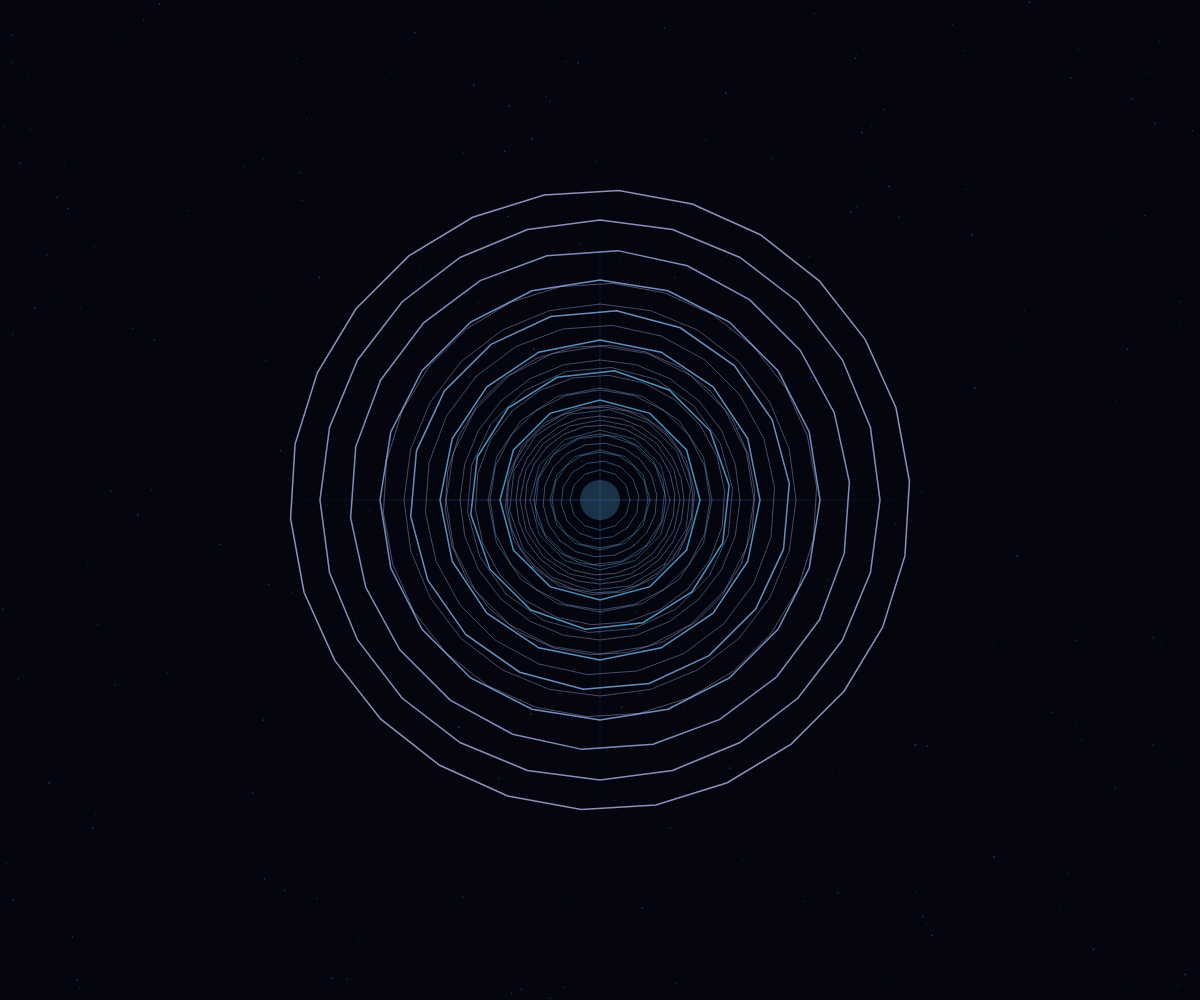
Frame 1 (no input)
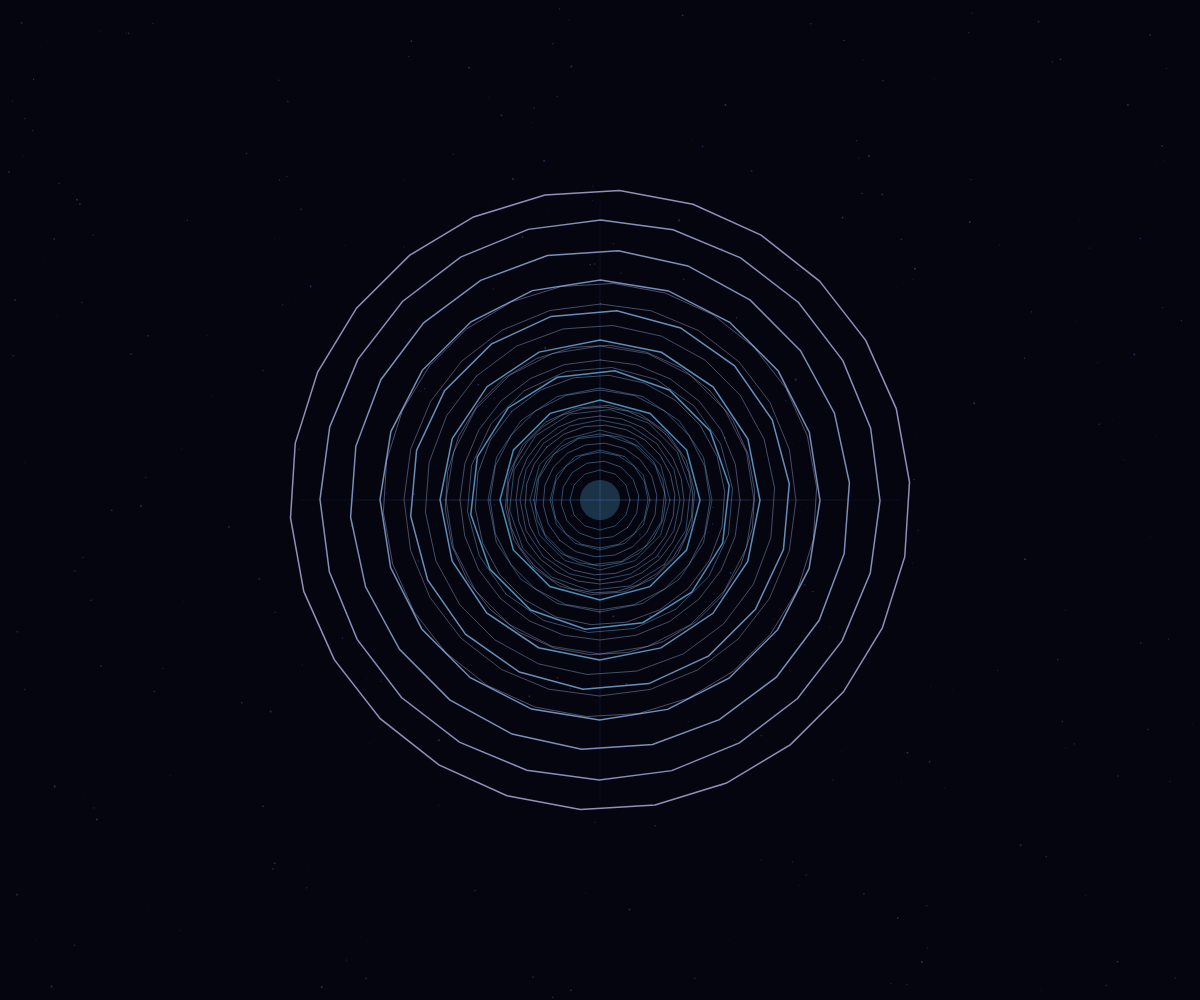
Frame 60 (no input)
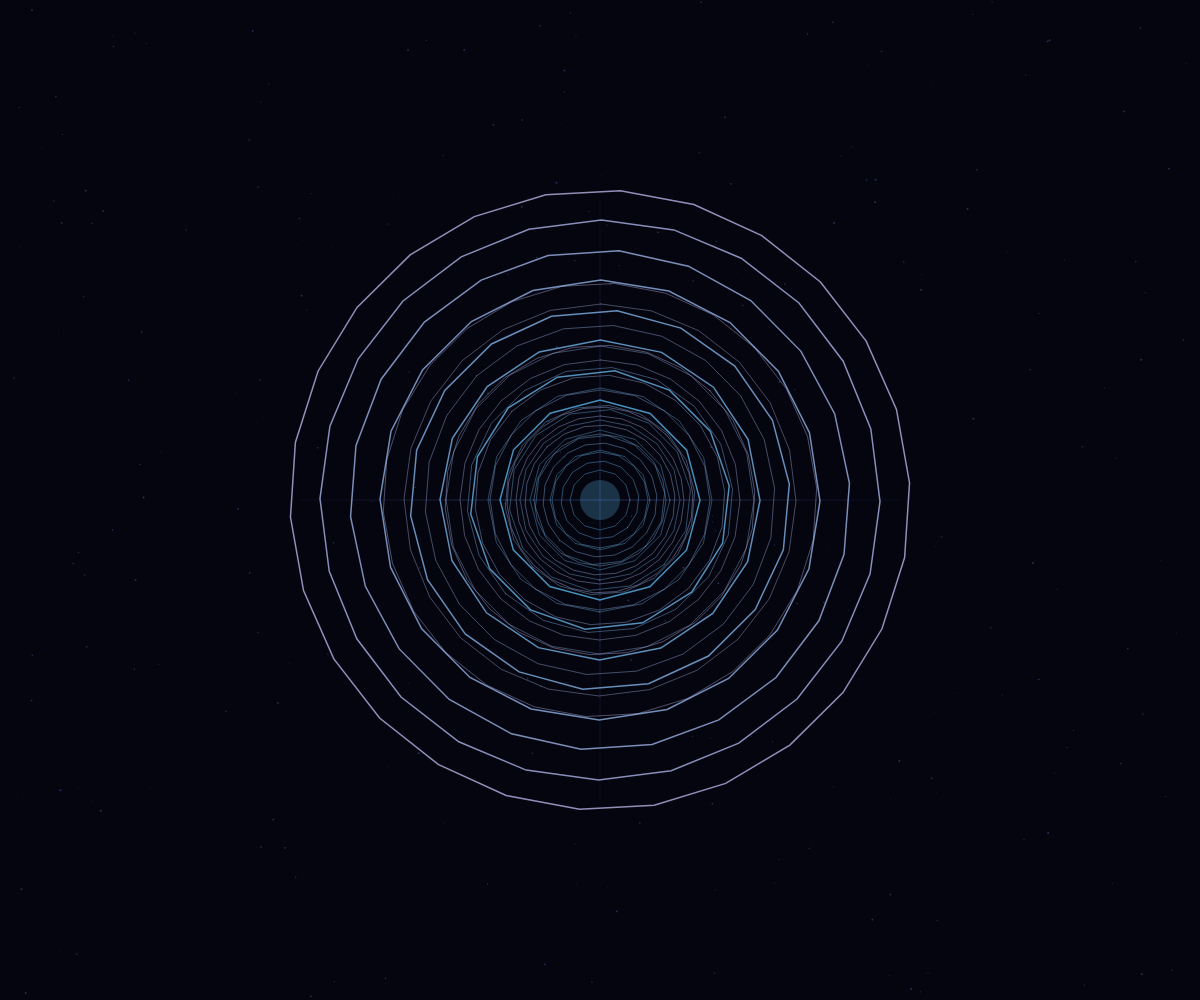
Frame 120 (the mouse pressed at the canvas centre since frame 60)

The p5.js sketch that drew these frames (run headless with seeded random() and noise() and a simulated clock; from frame 60 on, the mouse is pressed at the canvas centre):

// p5.js sketch
// ── sketch.js
let fields = [];
let bgParticles = [];

function setup() {
  createCanvas(windowWidth, windowHeight);
  pixelDensity(1);

  // Create geometric fields
  for (let i = 0; i < 8; i++) {
    fields.push({
      angle: i * (PI / 4),
      speed: 0.002 + i * 0.0005,
      radius: 100 + i * 30,
      segments: 12 + i * 2,
      color: color(100 + i * 15, 200, 255, 180)
    });
  }

  // Create background particles
  for (let i = 0; i < 300; i++) {
    bgParticles.push({
      x: random(width),
      y: random(height),
      size: random(0.5, 2),
      speed: random(0.1, 0.5),
      angle: random(TWO_PI)
    });
  }
}

function draw() {
  // Subtle dark background with motion
  background(5, 5, 15);
  
  // Move and draw background particles
  for (let p of bgParticles) {
    p.x += cos(p.angle) * p.speed;
    p.y += sin(p.angle) * p.speed;
    
    if (p.x < 0 || p.x > width || p.y < 0 || p.y > height) {
      p.x = random(width);
      p.y = random(height);
      p.angle = random(TWO_PI);
    }
    
    noStroke();
    fill(100, 150, 255, 80);
    ellipse(p.x, p.y, p.size);
  }

  // Draw and animate fields
  let time = millis() * 0.0005;
  
  for (let f of fields) {
    push();
    translate(width/2, height/2);
    
    // Slow counter-clockwise rotation
    rotate(f.angle + time * f.speed);
    
    // Draw gradient field
    beginShape();
    noFill();
    stroke(f.color);
    strokeWeight(1.5);
    
    for (let i = 0; i <= f.segments; i++) {
      let angle = map(i, 0, f.segments, 0, TWO_PI);
      let x = cos(angle) * f.radius;
      let y = sin(angle) * f.radius;
      vertex(x, y);
    }
    endShape(CLOSE);
    
    // Inner structure
    strokeWeight(0.5);
    for (let i = 0; i < 3; i++) {
      let innerRadius = f.radius * (0.3 + i * 0.2);
      beginShape();
      for (let j = 0; j <= f.segments; j++) {
        let angle = map(j, 0, f.segments, 0, TWO_PI);
        let x = cos(angle) * innerRadius;
        let y = sin(angle) * innerRadius;
        vertex(x, y);
      }
      endShape(CLOSE);
    }
    
    pop();
  }

  // Add central glowing core
  fill(100, 200, 255, 60);
  noStroke();
  ellipse(width/2, height/2, 40, 40);
  
  // Add subtle grid lines for depth
  stroke(100, 150, 255, 30);
  strokeWeight(0.5);
  for (let i = 0; i < 5; i++) {
    let spacing = 100 + i * 50;
    line(width/2 - spacing, height/2, width/2 + spacing, height/2);
    line(width/2, height/2 - spacing, width/2, height/2 + spacing);
  }
}

function windowResized() {
  resizeCanvas(windowWidth, windowHeight);
}
